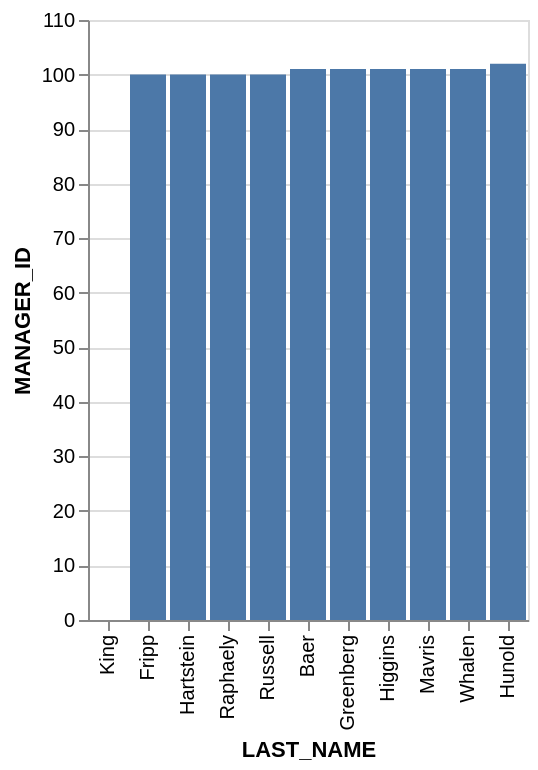

Write a Vega-Lite specification for this figure.
### Vega-Lite specification from a JSON file in a GitHub repository (floating-point values rounded to 4 significant figures)
{"data": {"values": [{"x_data": "King", "y_data": 0}, {"x_data": "Fripp", "y_data": 100}, {"x_data": "Hartstein", "y_data": 100}, {"x_data": "Raphaely", "y_data": 100}, {"x_data": "Russell", "y_data": 100}, {"x_data": "Baer", "y_data": 101}, {"x_data": "Greenberg", "y_data": 101}, {"x_data": "Higgins", "y_data": 101}, {"x_data": "Mavris", "y_data": 101}, {"x_data": "Whalen", "y_data": 101}, {"x_data": "Hunold", "y_data": 102}]}, "mark": "bar", "encoding": {"x": {"field": "x_data", "type": "nominal", "title": "LAST_NAME", "sort": {"op": "sum", "field": "y_data", "order": "ascending"}}, "y": {"field": "y_data", "type": "quantitative", "title": "MANAGER_ID"}}}
